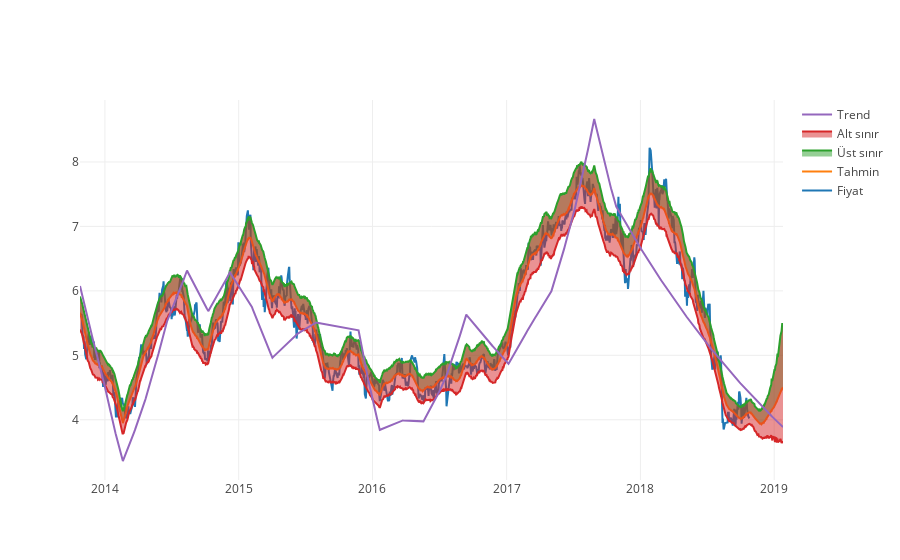

Source (notebook cell):
### Code cell
# Plotly ile browserda incelemek üzere interaktif chart üretiyoruz
# Modelin 'ay' parametresi süresi için %80 güvendiği trend kestirim aralığı
figure = py.iplot({"data": [
    go.Scatter(x=hisse_verisi['ds'], y=np.exp(hisse_verisi['y']), name='Fiyat'),
    go.Scatter(x=forecast['ds'], y=np.exp(forecast['yhat']), name='Tahmin'),
    go.Scatter(x=forecast['ds'], y=np.exp(forecast['yhat_upper']), fill='tonexty', name='Üst sınır'),
    go.Scatter(x=forecast['ds'], y=np.exp(forecast['yhat_lower']), fill='tonexty', name='Alt sınır'),
    go.Scatter(x=forecast['ds'], y=np.exp(forecast['trend']), name='Trend')]})

### Figure 1 — Plotly figure (JSON) as saved in the notebook; plotly's stock layout.template omitted (floating-point values rounded to 4 significant figures; data arrays with more than 128 entries replaced by an {"elided": "..."} marker saying what was removed)
{"data": [{"name": "Fiyat", "type": "scatter", "uid": "c21e2e9c-d84b-11e8-9964-bdaddb27b2ef", "x": {"elided": "1303 str values"}, "y": {"elided": "1303 float values"}}, {"name": "Tahmin", "type": "scatter", "uid": "c21e32b6-d84b-11e8-9964-bdaddb27b2ef", "x": {"elided": "1371 str values"}, "y": {"elided": "1371 float values"}}, {"fill": "tonexty", "name": "Üst sınır", "type": "scatter", "uid": "c21e34dc-d84b-11e8-9964-bdaddb27b2ef", "x": {"elided": "1371 str values"}, "y": {"elided": "1371 float values"}}, {"fill": "tonexty", "name": "Alt sınır", "type": "scatter", "uid": "c21e3694-d84b-11e8-9964-bdaddb27b2ef", "x": {"elided": "1371 str values"}, "y": {"elided": "1371 float values"}}, {"name": "Trend", "type": "scatter", "uid": "c21e3824-d84b-11e8-9964-bdaddb27b2ef", "x": {"elided": "1371 str values"}, "y": {"elided": "1371 float values"}}], "layout": {}}
